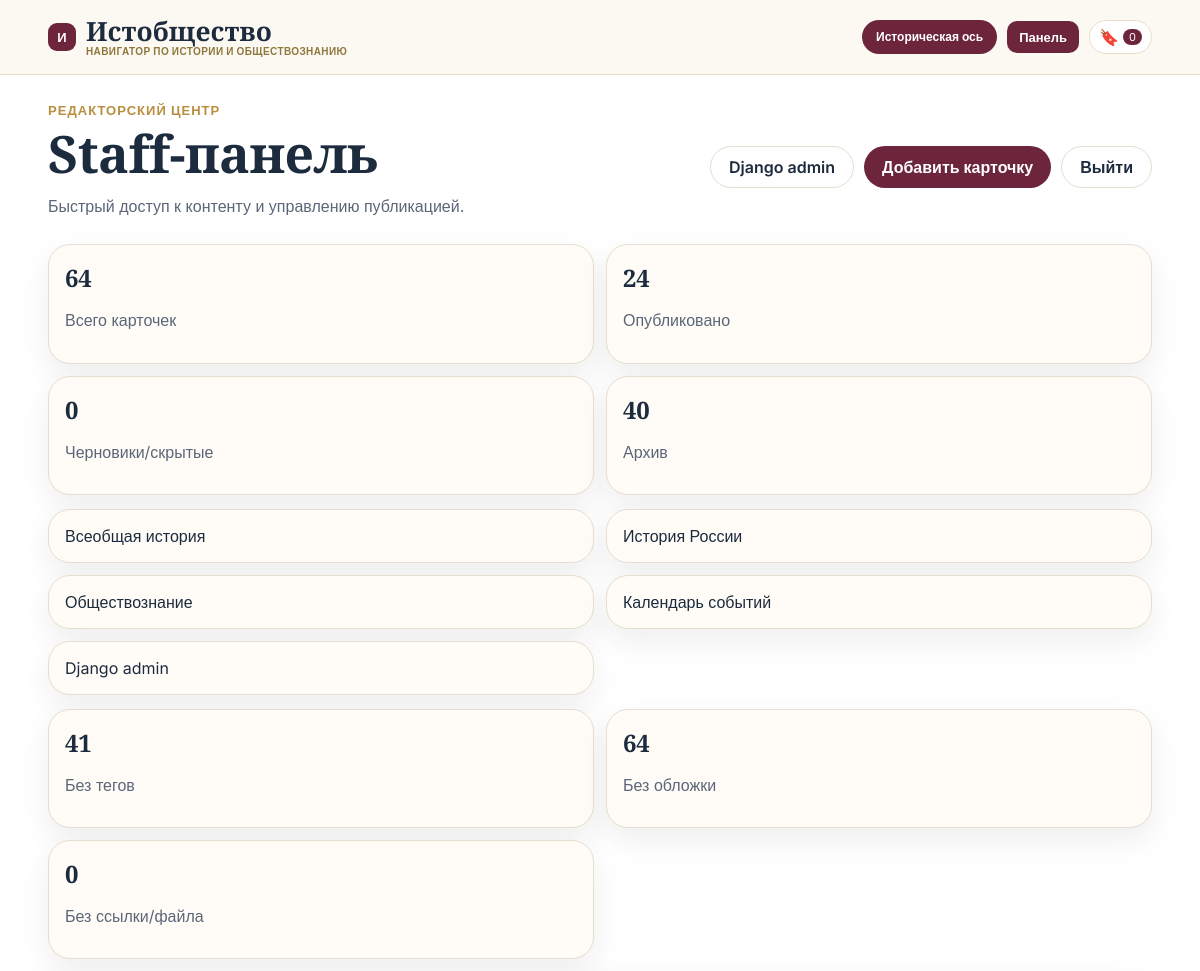
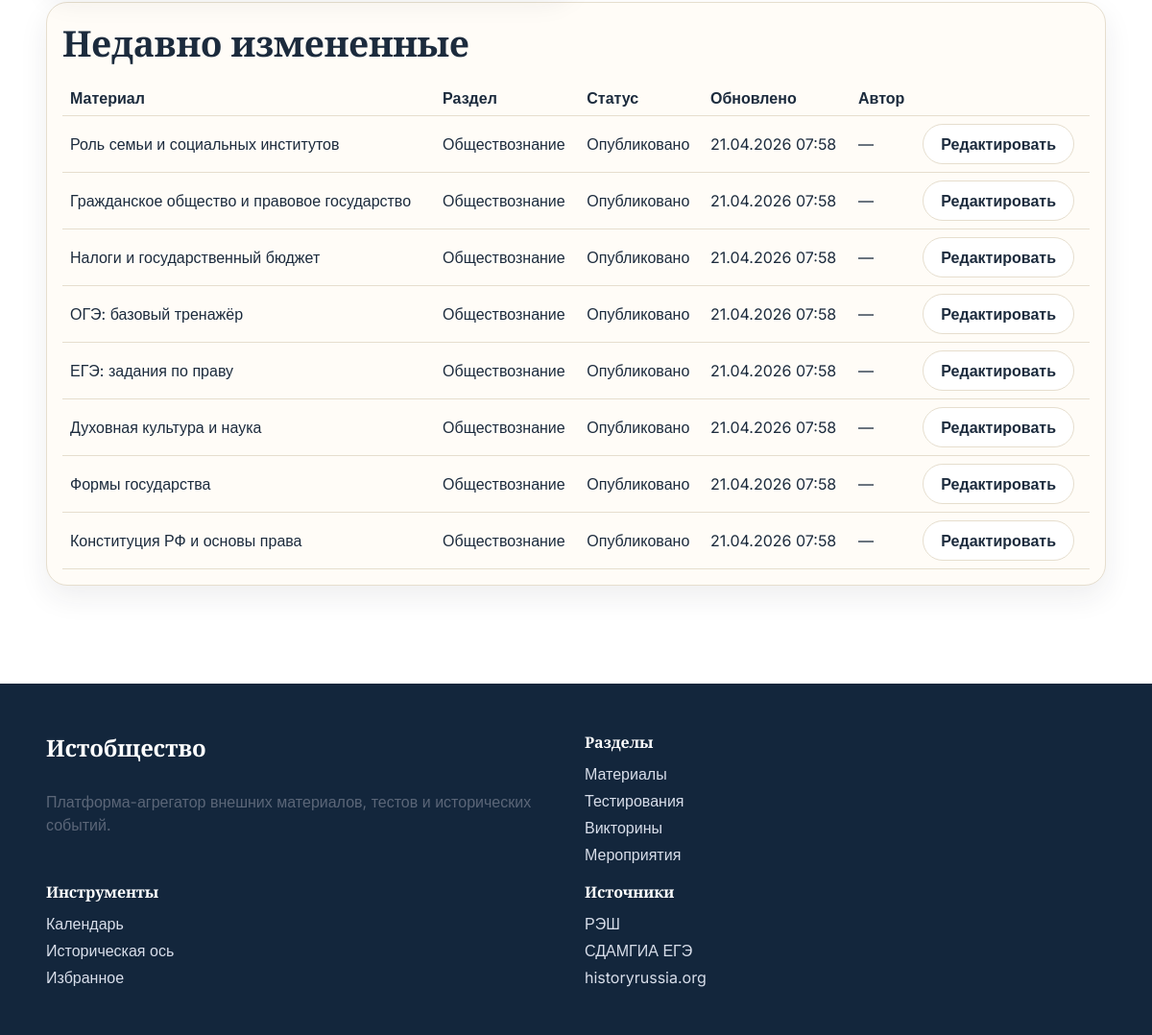
The page /staff/ (signed in) on the database its author committed (2 pictures, top to bottom).
### apps/catalog/models.py (models this page shows, shortened)
class Material(TimeStampedModel):
    title = models.CharField(max_length=255)
    slug = models.SlugField(max_length=255, unique=True)
    short_description = models.TextField(blank=True)
    full_description = models.TextField(blank=True)
    section = models.CharField(max_length=32, choices=SECTION_CHOICES)
    material_kind = models.CharField(max_length=32, choices=MATERIAL_KIND_CHOICES, default="lesson")
    source = models.ForeignKey(Source, on_delete=models.PROTECT, related_name="materials")
    external_url = models.URLField(blank=True)
    primary_file = models.FileField(upload_to="materials/files/", blank=True, null=True)
    cover_image = models.ImageField(upload_to="materials/covers/", blank=True, null=True)
    badge_text = models.CharField(max_length=64, blank=True)
    level = models.CharField(max_length=32, choices=LEVEL_CHOICES, default="general")
    is_external_resource = models.BooleanField(default=True)
    is_published = models.BooleanField(default=True)
    is_archived = models.BooleanField(default=False)
    sort_order = models.PositiveIntegerField(default=0)
    published_at = models.DateTimeField(blank=True, null=True)
    link_priority = models.CharField(max_length=16, choices=LINK_PRIORITY_CHOICES, default="external")
    updated_by = models.ForeignKey(
        settings.AUTH_USER_MODEL,
        on_delete=models.SET_NULL,
        null=True,
        blank=True,
        related_name="updated_materials",
    )
    tags = models.ManyToManyField(Tag, related_name="materials", blank=True)
    class Meta:
        ordering = ["sort_order", "-published_at", "title"]

### apps/core/views.py (the view)
# urls.py: path("staff/", views.staff_dashboard, name="staff_dashboard"),
@login_required
@user_passes_test(lambda u: u.is_staff)
def staff_dashboard(request):
    materials_all = Material.objects.all()
    recent_materials = materials_all.select_related("source", "updated_by").order_by("-updated_at")[:8]
    context = {
        "total_cards": materials_all.count(),
        "published_cards": materials_all.filter(is_published=True, is_archived=False).count(),
        "draft_cards": materials_all.filter(is_published=False, is_archived=False).count(),
        "archived_cards": materials_all.filter(is_archived=True).count(),
        "without_tags_cards": materials_all.filter(tags__isnull=True).distinct().count(),
        "without_cover_cards": materials_all.filter(Q(cover_image="") | Q(cover_image__isnull=True)).count(),
        "without_url_cards": materials_all.filter(external_url="").filter(Q(primary_file="") | Q(primary_file__isnull=True)).count(),
        "recent_materials": recent_materials,
    }
    return render(request, "core/staff/dashboard.html", context)

### apps/core/context_processors.py (called while the page is built)
def site_meta(_request):
    return {
        "site_name": SITE_BRAND_NAME,
        "site_tagline": SITE_BRAND_TAGLINE,
    }

### apps/favorites/context_processors.py (called while the page is built)
def favorites_context(request):
    favorites = ensure_session_favorites(request)
    return {
        "favorites_count": total_favorites_count(favorites),
        "favorites_state": favorites,
    }

### apps/favorites/services.py (called while the page is built)
def _normalized_favorites(raw_favorites):
    fallback = {key: [] for key in FAVORITE_GROUPS}
    if not isinstance(raw_favorites, dict):
        return fallback
    normalized = {}
    for group in FAVORITE_GROUPS:
        values = raw_favorites.get(group, [])
        if isinstance(values, (list, tuple, set)):
            normalized[group] = [item for item in values if isinstance(item, int)]
        else:
            normalized[group] = []
    return normalized

def ensure_session_favorites(request):
    fallback = {key: [] for key in FAVORITE_GROUPS}
    try:
        session = getattr(request, "session", None)
        if session is None:
            return fallback
        favorites = session.get(settings.FAVORITES_SESSION_KEY)
        if not favorites:
            favorites = fallback.copy()
        return _normalized_favorites(favorites)
    except Exception:
        return fallback

def total_favorites_count(favorites):
    safe_favorites = _normalized_favorites(favorites)
    return sum(len(values) for values in safe_favorites.values())

### templates/core/staff/dashboard.html (shortened to what this page needs)
{% extends "base.html" %}
{% block content %}
<section class="container section">
  <div class="page-head page-head-inline">
    <div>
      <p class="section-label">Редакторский центр</p>
      <h1>Staff-панель</h1>
      <p>Быстрый доступ к контенту и управлению публикацией.</p>
    </div>
    <div class="staff-dashboard-actions">
      <a class="btn btn-outline" href="/admin/">Django admin</a>
      <a class="btn" href="/staff/materials/create/?section=world" hx-get="/staff/materials/create/?section=world" hx-target="#staff-editor-body">Добавить карточку</a>
      <a class="btn btn-outline" href="/staff/logout/">Выйти</a>
    </div>
  </div>
  <div class="staff-stats-grid">
    <article class="card"><h3>{{ total_cards }}</h3><p>Всего карточек</p></article>
    <article class="card"><h3>{{ published_cards }}</h3><p>Опубликовано</p></article>
    <article class="card"><h3>{{ draft_cards }}</h3><p>Черновики/скрытые</p></article>
    <article class="card"><h3>{{ archived_cards }}</h3><p>Архив</p></article>
  </div>
  <div class="staff-shortcuts">
    <a class="card" href="/world/">Всеобщая история</a>
    <a class="card" href="/russia/">История России</a>
    <a class="card" href="/social/">Обществознание</a>
    <a class="card" href="/calendar/">Календарь событий</a>
    <a class="card" href="/admin/">Django admin</a>
  </div>
  <div class="staff-stats-grid">
    <article class="card"><h3>{{ without_tags_cards }}</h3><p>Без тегов</p></article>
    <article class="card"><h3>{{ without_cover_cards }}</h3><p>Без обложки</p></article>
    <article class="card"><h3>{{ without_url_cards }}</h3><p>Без ссылки/файла</p></article>
  </div>
  <article class="card">
    <h2>Недавно измененные</h2>
    <div class="table-wrap">
      <table class="staff-table">
        <thead>
          <tr><th>Материал</th><th>Раздел</th><th>Статус</th><th>Обновлено</th><th>Автор</th><th></th></tr>
        </thead>
        <tbody>
          {% for material in recent_materials %}
            <tr>
              <td>{{ material.title }}</td>
              <td>{{ material.get_section_display }}</td>
              <td>
                {% if material.is_archived %}Архив
                {% elif material.is_published %}Опубликовано
                {% else %}Черновик{% endif %}
              </td>
              <td>{{ material.updated_at|date:"d.m.Y H:i" }}</td>
              <td>{{ material.updated_by|default:"—" }}</td>
              <td><button class="btn btn-outline btn-sm" hx-get="/staff/materials/{{ material.id }}/edit/" hx-target="#staff-editor-body">Редактировать</button></td>
            </tr>
          {% empty %}
            <tr><td colspan="6">Пока нет изменений.</td></tr>
          {% endfor %}
        </tbody>
      </table>
    </div>
  </article>
</section>
{% endblock %}

### static/css/base.css (style rules this page uses)
:root { --background-main: #ffffff; --background-card: #fffcf7; --background-hero-dark: #13263c; --text-primary: #1c2b3d; --text-secondary: #5b6678; --accent-burgundy: #6c253b; --accent-gold: #b98e3f; --accent-blue: #1b79da; --accent-green: #2d8f48; --card-border: #e6dece; --chip-bg: #ebe4d7; --footer-bg: #13263c; --radius-md: 14px; --radius-lg: 22px; --shadow-soft: 0 12px 30px rgba(34, 38, 48, 0.08); }
* { box-sizing: border-box; }
body { margin: 0; background: var(--background-main); color: var(--text-primary); font-family: "Inter", sans-serif; }
h1, h2, h3, h4 { font-family: "Cormorant Garamond", serif; margin: 0 0 14px; letter-spacing: -0.01em; }
h1 { font-size: clamp(2.4rem, 4.3vw, 4.35rem); line-height: 1.03; }
h2 { font-size: clamp(1.9rem, 3.1vw, 3rem); }
h3 { font-size: clamp(1.35rem, 2vw, 1.9rem); }
p { margin: 0 0 14px; color: var(--text-secondary); line-height: 1.52; }
a { color: inherit; text-decoration: none; }
button, input, select { font: inherit; }

### static/css/layout.css (style rules this page uses)
.container { width: min(1600px, 92vw); margin: 0 auto; }
.section { padding: 52px 0; }
.main-content > .section:first-child { padding-top: 26px; }
.section-label { color: var(--accent-gold); text-transform: uppercase; letter-spacing: 0.08em; font-size: 13px; font-weight: 700; margin-bottom: 6px; }
.page-head { display: flex; justify-content: space-between; gap: 16px; align-items: flex-start; margin-bottom: 24px; }
.page-head-inline { display: flex; justify-content: space-between; gap: 12px; align-items: center; margin-bottom: 12px; }

### static/css/components.css (style rules this page uses)
.btn { display: inline-flex; align-items: center; justify-content: center; padding: 10px 18px; border: 0; border-radius: 999px; background: var(--accent-burgundy); color: #fff; cursor: pointer; font-weight: 600; }
.btn-outline { background: #fff; color: var(--text-primary); border: 1px solid var(--card-border); }
.card { background: var(--background-card); border: 1px solid var(--card-border); border-radius: var(--radius-lg); padding: 16px; box-shadow: var(--shadow-soft); }
.staff-stats-grid { display: grid; grid-template-columns: repeat(4, minmax(0, 1fr)); gap: 12px; margin-bottom: 14px; }
.staff-shortcuts { display: grid; grid-template-columns: repeat(4, minmax(0, 1fr)); gap: 12px; margin-bottom: 14px; }
.staff-shortcuts .card { display: block; text-decoration: none; }
.staff-dashboard-actions { display: flex; gap: 10px; flex-wrap: wrap; }
.staff-table { width: 100%; border-collapse: collapse; }
.staff-table th, .staff-table td { border-bottom: 1px solid var(--card-border); padding: 8px; text-align: left; }
@media (max-width: 1279px) { .staff-stats-grid, .staff-shortcuts { grid-template-columns: repeat(2, minmax(0, 1fr)); } }

### rows shown on the page
Material: title "Роль семьи и социальных институтов", section "Обществознание", is_archived "Опубликовано", updated_at "21.04.2026 07:58", updated_by "—"
Material: title "Гражданское общество и правовое государство", section "Обществознание", is_archived "Опубликовано", updated_at "21.04.2026 07:58", updated_by "—"
Material: title "Налоги и государственный бюджет", section "Обществознание", is_archived "Опубликовано", updated_at "21.04.2026 07:58", updated_by "—"
Material: title "ОГЭ: базовый тренажёр", section "Обществознание", is_archived "Опубликовано", updated_at "21.04.2026 07:58", updated_by "—"
Material: title "ЕГЭ: задания по праву", section "Обществознание", is_archived "Опубликовано", updated_at "21.04.2026 07:58", updated_by "—"
Material: title "Духовная культура и наука", section "Обществознание", is_archived "Опубликовано", updated_at "21.04.2026 07:58", updated_by "—"
Material: title "Формы государства", section "Обществознание", is_archived "Опубликовано", updated_at "21.04.2026 07:58", updated_by "—"
Material: title "Конституция РФ и основы права", section "Обществознание", is_archived "Опубликовано", updated_at "21.04.2026 07:58", updated_by "—"

### other values the page prints
{{ site_name }} "Истобщество"
{{ site_tagline }} "НАВИГАТОР ПО ИСТОРИИ И ОБЩЕСТВОЗНАНИЮ"
{{ favorites_count|default:0 }} "0"
{{ total_cards }} "64"
{{ published_cards }} "24"
{{ draft_cards }} "0"
{{ archived_cards }} "40"
{{ without_tags_cards }} "41"
{{ without_cover_cards }} "64"
{{ without_url_cards }} "0"
